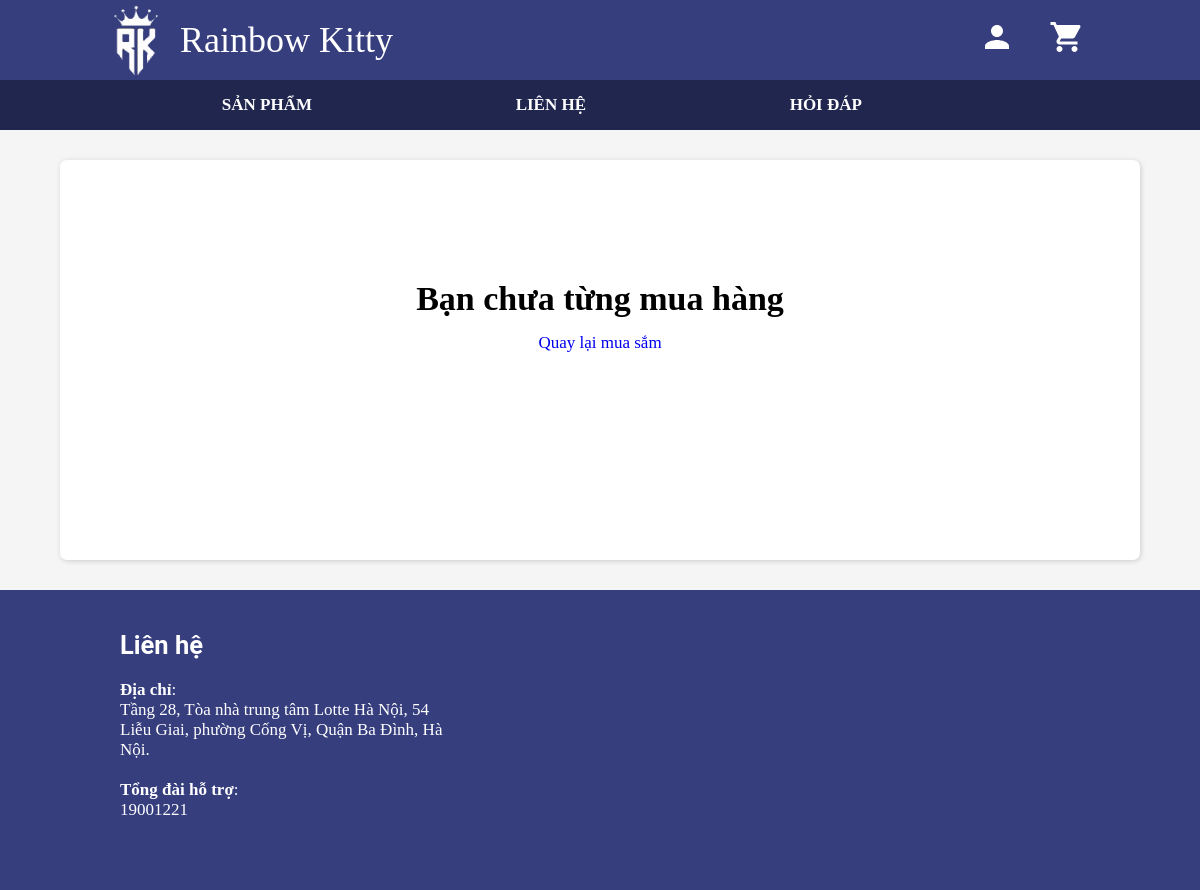
/public/display-orders.php (signed in), run on an earlier commit of the app's database.
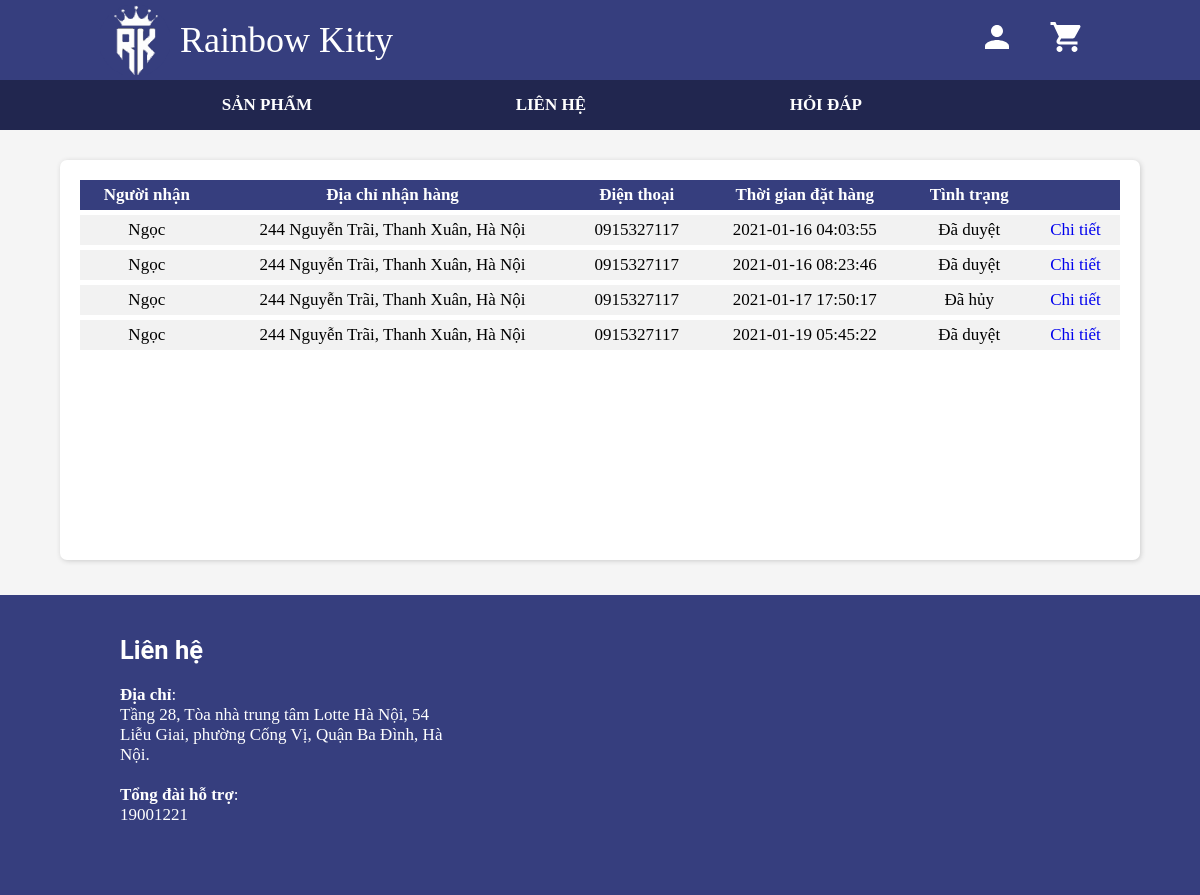
And on a later commit of the database.
### tables this page shows
CREATE TABLE `bills` (
  `id` int(11) NOT NULL,
  `id_customer` int(11) NOT NULL,
  `receiver` varchar(50) NOT NULL,
  `address` varchar(100) NOT NULL,
  `phone` varchar(15) NOT NULL,
  `id_state` int(11) NOT NULL,
  `purchase_time` datetime NOT NULL
);

CREATE TABLE `bill_states` (
  `id` int(11) NOT NULL,
  `state` varchar(50) NOT NULL,
  `color` varchar(15) NOT NULL
);

### public/templates/account/check-customer-signed-in.php (called while the page is built, shortened)
        <?php
function customer_signed_in() {
    if (isset($_SESSION["user"]["type"]) && $_SESSION["user"]["type"] == "customer") {
        return true;
    }
    return false;
}

### config/db.php (called while the page is built, shortened)
<?php
function sql_query(string $query_msg) {
    $connect = mysqli_connect(
        SERVER_NAME,
        USERNAME,
        PASSWORD,
        DB_NAME
    );
    mysqli_set_charset($connect, "utf8");
    $result = mysqli_query($connect, $query_msg) or trigger_error(mysqli_error($connect), E_USER_ERROR);
    return $result;
}

### public/templates/order/order-item.php (the view)
<?php function spawn_order_item($bill_id) { ?>
    <?php
        $bill = sql_query("
            SELECT *
            FROM bills
            WHERE id = '$bill_id';
        ");
        $bill = mysqli_fetch_array($bill);
        $bill_state = sql_query("
            SELECT state
            FROM bill_states
            WHERE id = {$bill["id_state"]};
        ");
        $bill_state = mysqli_fetch_array($bill_state)["state"];
    ?>
            <tr>
                <td>
                    <span><?= $bill["receiver"] ?></span>
                </td>
                <td>
                    <span><?= $bill["address"] ?></span>
                </td>
                <td>
                    <span><?= $bill["phone"] ?></span>
                </td>
                <td>
                    <span><?= $bill["purchase_time"] ?></span>
                </td>
                <td>
                    <span><?= $bill_state ?></span>
                </td>
                <td>
                    <a href="/public/display-orders-details.php?id=<?= $bill_id ?>">Chi tiết</a>
                </td>
            </tr>
<?php } ?>

### public/display-orders.php (shortened to what this page needs)
<?php
    $root_path = $_SERVER["DOCUMENT_ROOT"];
    require_once($root_path . "/public/templates/account/check-customer-signed-in.php");
    require_once($root_path . "/public/templates/order/order-item.php");
    require_once($root_path . "/config/db.php");
?>
<!DOCTYPE html>
<html lang="en">
<head>
    <link rel="stylesheet" href="/public/templates/css/all.css">
</head>
<body>
    <div>
    <?php include_once($root_path . "/public/templates/ui/header.php"); ?>
    <?php include_once($root_path . "/public/templates/ui/menu.php"); ?>
    <div class="panel">
        <?php
            if (customer_signed_in()) {
                $number_orders = sql_query("
                    SELECT COUNT(id) as number_of_bills_of_current_customer
                    FROM bills
                    WHERE id_customer = {$_SESSION["user"]["customer"]["id"]};
                ");
                $number_orders = mysqli_fetch_array($number_orders)["number_of_bills_of_current_customer"];
                if ($number_orders == 0) {
                    ?>
                    <div class="notification">
                        <h1>Bạn chưa từng mua hàng</h1>
                        <a href="/public/home.php">Quay lại mua sắm</a>
                    </div>
                    <?php
                } else {
                    $orders = sql_query("
                        SELECT *
                        FROM bills
                        WHERE id_customer = {$_SESSION["user"]["customer"]["id"]};
                    ");
                    ?>
                    <table class="table-header">
                        <tr>
                            <th>Người nhận</th>
                            <th>Địa chỉ nhận hàng</th>
                            <th>Điện thoại</th>
                            <th>Thời gian đặt hàng</th>
                            <th>Tình trạng</th>
                            <th></th>
                        </tr>
                        <?php
                        foreach ($orders as $order) {
                            spawn_order_item($order["id"]);
                        }
                        ?>
                    </table>
                    <?php
                }
            }
        ?>
    </div>
    <?php include_once($root_path . "/public/templates/ui/footer.php"); ?>
</body>
</html>

What changed in the data, as far as the page shows it:
now on this page (row edited): bills: receiver "Ngọc", address "244 Nguyễn Trãi, Thanh Xuân, Hà Nội", phone "0915327117", purchase_time "2021-01-16 04:03:55", id_state.state "Đã duyệt"
now on this page (row edited): bills: receiver "Ngọc", address "244 Nguyễn Trãi, Thanh Xuân, Hà Nội", phone "0915327117", purchase_time "2021-01-16 08:23:46", id_state.state "Đã duyệt"
added bills: receiver "Ngọc", address "244 Nguyễn Trãi, Thanh Xuân, Hà Nội", phone "0915327117", purchase_time "2021-01-17 17:50:17", id_state.state "Đã hủy"
added bills: receiver "Ngọc", address "244 Nguyễn Trãi, Thanh Xuân, Hà Nội", phone "0915327117", purchase_time "2021-01-19 05:45:22", id_state.state "Đã duyệt"
Also different on the page:
text no longer shown: "Bạn chưa từng mua hàng Quay lại mua sắm"
text now shown: "Người nhận Địa chỉ nhận hàng Điện thoại Thời gian đặt hàng Tình trạng"
